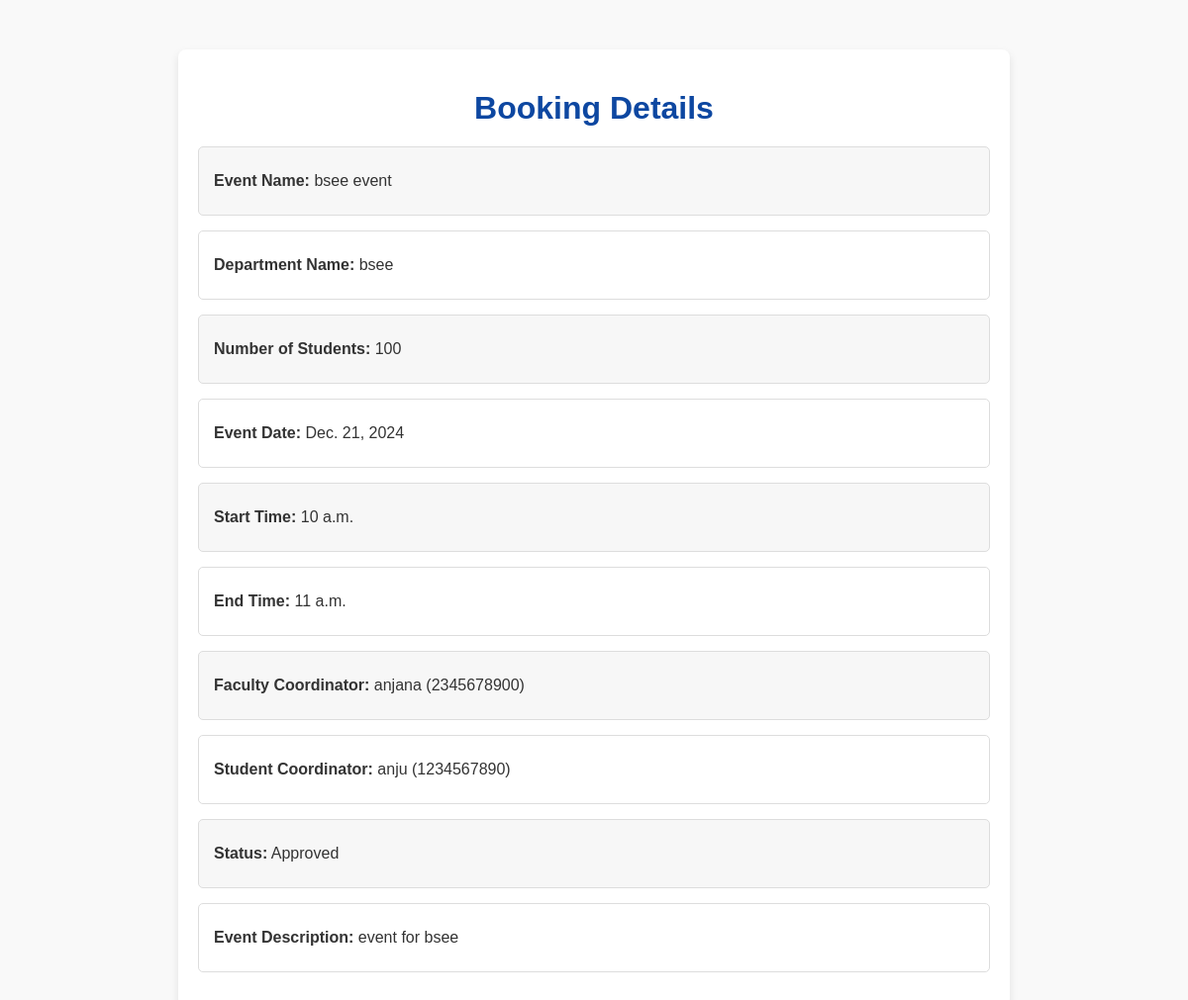
The page /user_booking_details/1/ on the database its author committed.
### myapp/models.py (models this page shows, shortened)
class HallBookingRequest(models.Model):
    hall = models.ForeignKey(Hall, on_delete=models.CASCADE)
    department_name = models.CharField(max_length=100)
    event_name = models.CharField(max_length=100)
    num_students = models.IntegerField()
    event_date = models.DateField()
    start_time = models.TimeField()
    end_time = models.TimeField()
    faculty_coordinator_name = models.CharField(max_length=100)
    faculty_coordinator_mobile = models.CharField(max_length=15)
    student_coordinator_name = models.CharField(max_length=100)
    student_coordinator_mobile = models.CharField(max_length=15)
    event_description = models.TextField()
    status = models.CharField(
        max_length=20, choices=[('Pending', 'Pending'), ('Approved', 'Approved'), ('Canceled', 'Canceled')],
        default='Pending'
    )
    report_upload = models.FileField(upload_to='reports/', null=True, blank=True)
    created_at = models.DateTimeField(auto_now_add=True)

### myapp/views.py (the view)
# urls.py: path('user_booking_details/<int:request_id>/', views.user_booking_details, name='user_booking_details'),
def user_booking_details(request, request_id):
    booking_request = get_object_or_404(HallBookingRequest, id=request_id)
    return render(request, 'user_booking_details.html', {'booking_request': booking_request})

### myapp/templates/user_booking_details.html (shortened to what this page needs)
<!DOCTYPE html>
<html lang="en">
<head>
</head>
<body>
    <div class="container">
        <h1>Booking Details</h1>
        <div class="info-section">
            <p><strong>Event Name:</strong> {{ booking_request.event_name }}</p>
        </div>
        <div class="info-section">
            <p><strong>Department Name:</strong> {{ booking_request.department_name }}</p>
        </div>
        <div class="info-section">
            <p><strong>Number of Students:</strong> {{ booking_request.num_students }}</p>
        </div>
        <div class="info-section">
            <p><strong>Event Date:</strong> {{ booking_request.event_date }}</p>
        </div>
        <div class="info-section">
            <p><strong>Start Time:</strong> {{ booking_request.start_time }}</p>
        </div>
        <div class="info-section">
            <p><strong>End Time:</strong> {{ booking_request.end_time }}</p>
        </div>
        <div class="info-section">
            <p><strong>Faculty Coordinator:</strong> {{ booking_request.faculty_coordinator_name }} ({{ booking_request.faculty_coordinator_mobile }})</p>
        </div>
        <div class="info-section">
            <p><strong>Student Coordinator:</strong> {{ booking_request.student_coordinator_name }} ({{ booking_request.student_coordinator_mobile }})</p>
        </div>
        <div class="info-section">
            <p><strong>Status:</strong> {{ booking_request.status }}</p>
        </div>
        <div class="info-section">
            <p><strong>Event Description:</strong> {{ booking_request.event_description }}</p>
        </div>
    </div>
</body>
</html>

### myapp/templates/user_booking_details.html (style rules this page uses)
body { font-family: 'Arial', sans-serif; background-color: #f9f9f9; margin: 0; padding: 0; }
.container { max-width: 800px; margin: 50px auto; background: #ffffff; border-radius: 8px; box-shadow: 0 4px 8px rgba(0, 0, 0, 0.1); padding: 20px; color: #333; }
h1 { text-align: center; color: #0d47a1; margin-bottom: 20px; }
p { margin: 10px 0; font-size: 16px; }
strong { font-weight: bold; }
.info-section { border: 1px solid #ddd; border-radius: 5px; padding: 15px; margin-bottom: 15px; }
.info-section:nth-child(even) { background-color: #f7f7f7; }

### rows shown on the page
HallBookingRequest: event_name "bsee event", department_name "bsee", num_students "100", event_date "Dec. 21, 2024", start_time "10 a.m.", end_time "11 a.m.", faculty_coordinator_name "anjana", faculty_coordinator_mobile "2345678900", student_coordinator_name "anju", student_coordinator_mobile "1234567890", status "Approved", event_description "event for bsee"
